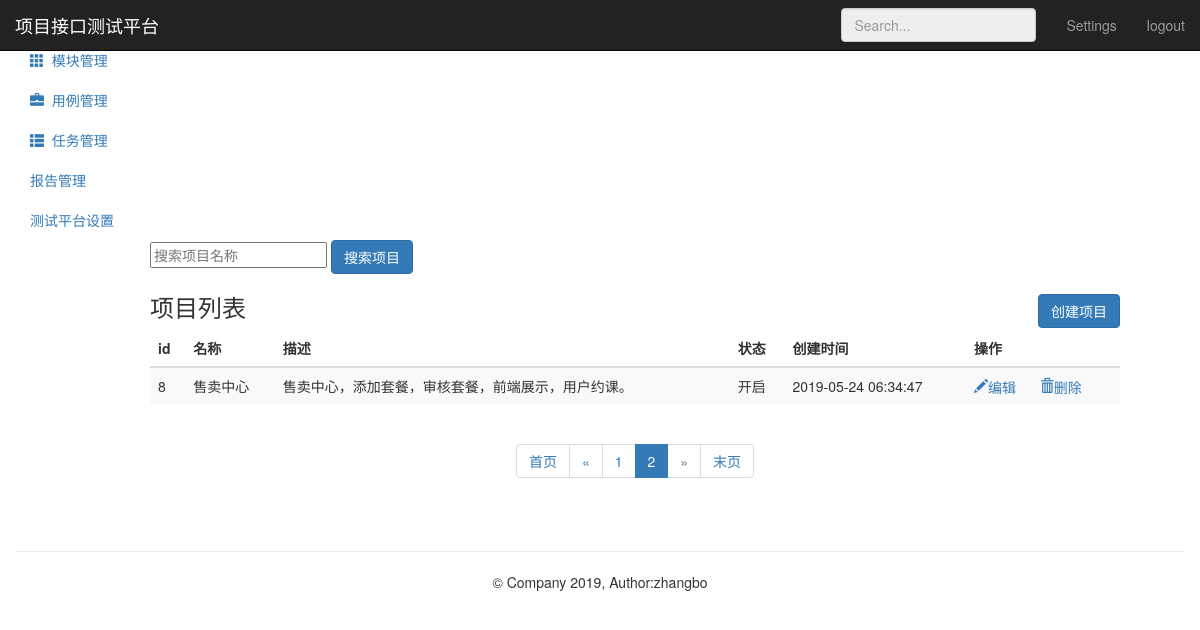
/project/?page=2 (signed in), run on an earlier commit of the app's database.
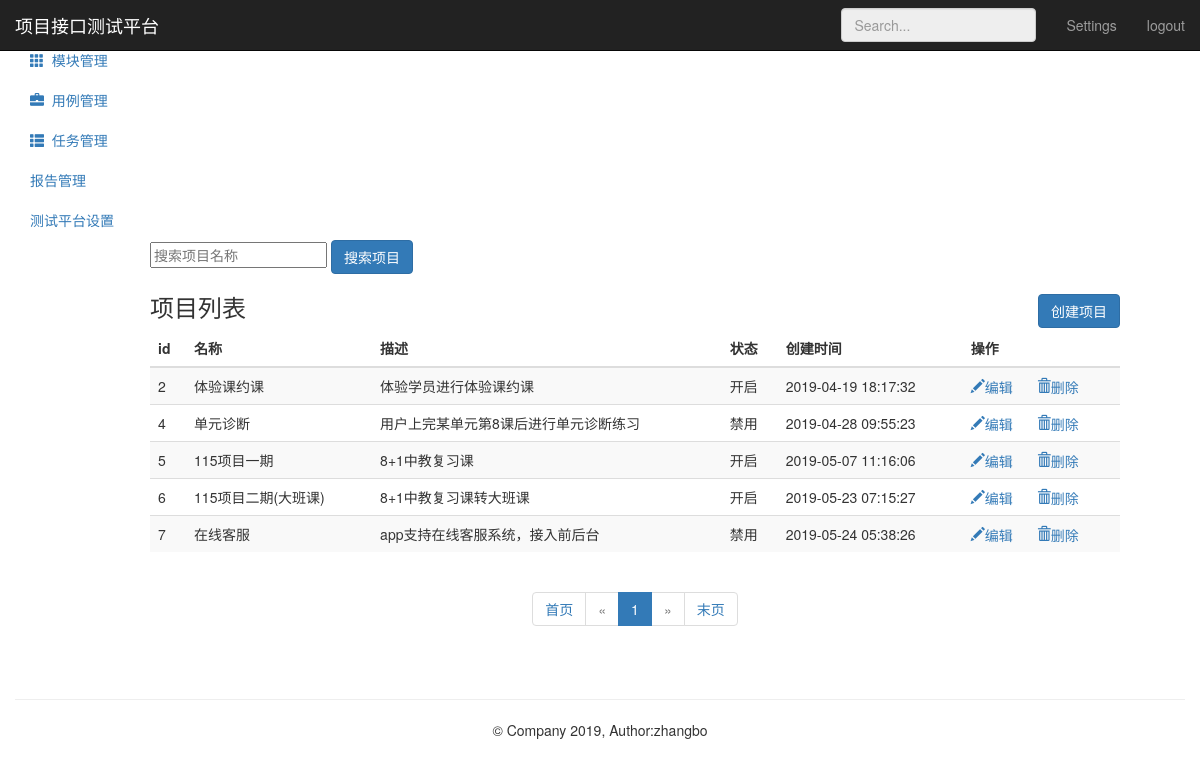
And on a later commit of the database.
### project_app/models.py (models this page shows, shortened)
class Project(models.Model):
      name = models.CharField("名称",max_length=50,null=False)
      describe = models.TextField("描述",default="",max_length=50)
      status = models.BooleanField("状态",default=1)
      update_time = models.DateTimeField(auto_now=True)
      create_time = models.DateTimeField(auto_now_add=True)

### project_app/views.py (the view)
# urls.py: path('',views.project_manage),
@login_required
def project_manage(request):
    project_all = Project.objects.all()
    paginator = Paginator(project_all,5)
    paginator_num_pages = paginator.num_pages
    print ("共分：",str(paginator_num_pages)+"页")
    paginator_num_pages_array_ = paginator.page_range
    print ("数组形式表示：",paginator_num_pages_array_)
    page1 = paginator.page(1)
    print ("第一页：",page1)
    page_num = page1.number
    print ("第一页：",page_num)
    page = request.GET.get('page','')
    print ("urlpage传参：",page)
    try:
        contacts = paginator.page(page)
        print ("contacts---------->1",contacts)
    except PageNotAnInteger:
        contacts = paginator.page(1)
        print ("contacts---------->2",contacts)
    except EmptyPage:
        contacts = paginator.page(paginator.num_pages)
        print ("contacts---------->3",contacts)
    print ("第二页索引：",contacts.number)
    print ("第几页：",contacts)
    return render(request,"project.html",{"projects":contacts,
                                          "type":"list",
                                          "page":page,
                                          "page_num":page_num,
                                          "paginator_num_pages":paginator_num_pages,
                                          "paginator_num_pages_array_":paginator_num_pages_array_})

### templates/project.html (shortened to what the changed rows need)
{% extends "base.html" %}
{% block base %}
     <div class="container-fluid">
        <div class="row">
            <div style="margin-left: 135px;" class="col-sm-9 col-sm-offset-3 col-md-10 col-md-offset-2 main">
                {% if type == "list" %}
                <div class="table-responsive">
                    <table class="table table-striped">
                        <thead>
                            <tr style="text-align: center">
                                <th>id</th>
                                <th>名称</th>
                                <th>描述</th>
                                <th>状态</th>
                                <th>创建时间</th>
                                <th>操作</th>
                            </tr>
                        </thead>
                        <tbody>
                            {% for project in projects %}
                            <tr>
                                  <td>{{ project.id}}</td>
                                  <td>{{ project.name}}</td>
                                  <td>{{ project.describe}}</td>
                                  <td>
                                      {% if project.status == True %}
                                          <span>开启</span>
                                      {% elif project.status == False %}
                                          <span>禁用</span>
                                      {% endif %}
                                  </td>
                                  <td>{{ project.create_time | date:"Y-m-d H:i:s" }}</td>
                                  <td>
                                      <a href="/project/edit_project/{{ project.id }}/">
                                          <i class="glyphicon glyphicon-pencil">编辑</i>
                                      </a>
                                      <a href="/project/delete_project/{{ project.id }}/" style="margin-left:20px;"
                                              onclick="return project_del()">
                                          <i class="glyphicon glyphicon-trash">删除</i>
                                      </a>
                                  </td>
                            </tr>
                            {% endfor %}
                        </tbody>
                    </table>
                </div>
                {% endif %}
                {% if type == "list" %}
                    <div style="text-align: center;">
                       <nav aria-label="Page navigation">
                          <ul class="pagination">
                              {% if projects %}
                                  {% if projects.has_previous %}
                                      {% if search_name %}
                                          <li>
                                              <a href="?search_name={{ search_name }}&page={{ projects.previous_page_number}}" aria-label="Previous">
                                                  <span aria-hidden="true">&laquo;</span>
                                              </a>
                                          </li>
                                      {% else %}
                                          <li>
                                              <a href="?page={{ projects.previous_page_number}}" aria-label="Previous">
                                                  <span aria-hidden="true">&laquo;</span>
                                              </a>
                                          </li>
                                      {% endif %}
                                  {% else %}
                                      <li class="disabled">
                                              <a href="#" aria-label="Next">
                                                  <span aria-hidden="true">&laquo;</span>
                                              </a>
                                      </li>
                                  {% endif%}
                                  {% for p1 in paginator_num_pages_array_ %}
                                      {% if projects.has_previous %}
                                          {% if search_name %}
                                              {% if p1 == projects.number %}
                                                  <li class="active">
                                                      <a href="?search_name={{ search_name }}&page={{ p1 }}">
                                                          {{ p1 }}
                                                      </a>
                                                  </li>
                                              {% else %}
                                                  <li>
                                                      <a href="?search_name={{ search_name }}&page={{ p1 }}">
                                                          {{ p1 }}
                                                      </a>
                                                  </li>
                                              {% endif %}
                                          {% else %}
                                              {% if p1 == projects.number %}
                                                  <li class="active">
                                                      <a href="?page={{ p1 }}">
                                                          {{ p1 }}
                                                      </a>
                                                  </li>
                                              {% else %}
                                                  <li>
                                                      <a href="?page={{ p1 }}">
                                                          {{ p1 }}
                                                      </a>
                                                  </li>
                                              {% endif %}
                                          {% endif %}
                                      {% else %}
                                          {% if search_name %}
                                              {% if p1 == projects.number %}
                                                  <li class="active">
                                                      <a href="?search_name={{ search_name }}&page={{ p1 }}">
                                                          {{ p1 }}
                                                      </a>
                                                  </li>
                                              {% else %}
                                                  <li>
                                                      <a href="?search_name={{ search_name }}&page={{ p1 }}">
                                                          {{ p1 }}
                                                      </a>
                                                  </li>
                                              {% endif %}
                                          {% else %}
                                              {% if p1 == projects.number %}
                                                  <li class="active">
                                                      <a href="?page={{ p1 }}">
                                                          {{ p1 }}
                                                      </a>
                                                  </li>
                                              {% else %}
                                                  <li>
                                                      <a href="?page={{ p1 }}">
                                                          {{ p1 }}
                                                      </a>
                                                  </li>
                                              {% endif %}
                                          {% endif %}
                                      {% endif %}
                                  {% endfor %}
                              {% endif %}
                          </ul>
                       </nav>
                    </div>
                {% endif %}
            </div>
        </div>
     </div>
{% endblock %}

What changed in the data, as far as the page shows it:
removed Project: id "8", name "售卖中心", describe "售卖中心，添加套餐，审核套餐，前端展示，用户约课。", status "开启", create_time "2019-05-24 06:34:47"
now on this page (row edited): Project: id "2", name "体验课约课", describe "体验学员进行体验课约课", status "开启", create_time "2019-04-19 18:17:32"
now on this page (row unchanged): Project: id "4", name "单元诊断", describe "用户上完某单元第8课后进行单元诊断练习", status "禁用", create_time "2019-04-28 09:55:23"
now on this page (row unchanged): Project: id "5", name "115项目一期", describe "8+1中教复习课", status "开启", create_time "2019-05-07 11:16:06"
now on this page (row unchanged): Project: id "6", name "115项目二期(大班课)", describe "8+1中教复习课转大班课", status "开启", create_time "2019-05-23 07:15:27"
now on this page (row unchanged): Project: id "7", name "在线客服", describe "app支持在线客服系统，接入前后台", status "禁用", create_time "2019-05-24 05:38:26"
Also different on the page:
list line gone: "1"
new list line: "1"
list line gone: "2"
